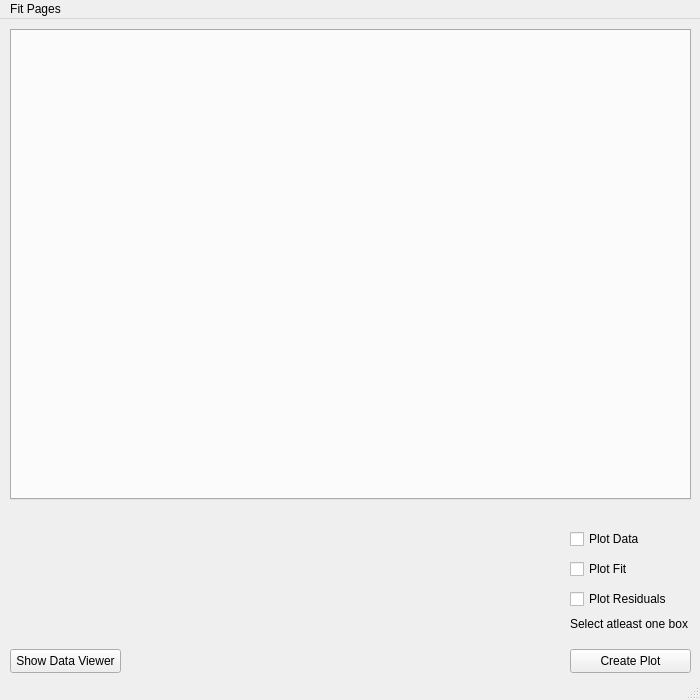
<?xml version="1.0" encoding="UTF-8"?>
<ui version="4.0">
 <class>MainWindow</class>
 <widget class="QMainWindow" name="MainWindow">
  <property name="geometry">
   <rect>
    <x>0</x>
    <y>0</y>
    <width>700</width>
    <height>700</height>
   </rect>
  </property>
  <property name="windowTitle">
   <string>MainWindow</string>
  </property>
  <widget class="QWidget" name="centralwidget">
   <widget class="QPushButton" name="cmdCreatePlot">
    <property name="geometry">
     <rect>
      <x>570</x>
      <y>630</y>
      <width>121</width>
      <height>24</height>
     </rect>
    </property>
    <property name="text">
     <string>Create Plot</string>
    </property>
   </widget>
   <widget class="QCheckBox" name="cbData">
    <property name="geometry">
     <rect>
      <x>570</x>
      <y>510</y>
      <width>120</width>
      <height>20</height>
     </rect>
    </property>
    <property name="text">
     <string>Plot Data</string>
    </property>
   </widget>
   <widget class="QCheckBox" name="cbFit">
    <property name="geometry">
     <rect>
      <x>570</x>
      <y>540</y>
      <width>120</width>
      <height>20</height>
     </rect>
    </property>
    <property name="text">
     <string>Plot Fit</string>
    </property>
   </widget>
   <widget class="QCheckBox" name="cbResiduals">
    <property name="geometry">
     <rect>
      <x>570</x>
      <y>570</y>
      <width>120</width>
      <height>20</height>
     </rect>
    </property>
    <property name="text">
     <string>Plot Residuals</string>
    </property>
   </widget>
   <widget class="QLabel" name="labelWarning">
    <property name="geometry">
     <rect>
      <x>570</x>
      <y>590</y>
      <width>121</width>
      <height>31</height>
     </rect>
    </property>
    <property name="text">
     <string>Select atleast one box</string>
    </property>
    <property name="textFormat">
     <enum>Qt::RichText</enum>
    </property>
   </widget>
   <widget class="QTabWidget" name="fittingTabs">
    <property name="geometry">
     <rect>
      <x>10</x>
      <y>10</y>
      <width>681</width>
      <height>471</height>
     </rect>
    </property>
    <property name="currentIndex">
     <number>-1</number>
    </property>
   </widget>
   <widget class="QPushButton" name="cmdShowDataViewer">
    <property name="geometry">
     <rect>
      <x>10</x>
      <y>630</y>
      <width>111</width>
      <height>24</height>
     </rect>
    </property>
    <property name="text">
     <string>Show Data Viewer</string>
    </property>
   </widget>
  </widget>
  <widget class="QMenuBar" name="menubar">
   <property name="geometry">
    <rect>
     <x>0</x>
     <y>0</y>
     <width>700</width>
     <height>22</height>
    </rect>
   </property>
   <widget class="QMenu" name="menuFitPages">
    <property name="title">
     <string>Fit Pages</string>
    </property>
    <addaction name="actionNewFitPage"/>
   </widget>
   <addaction name="menuFitPages"/>
  </widget>
  <widget class="QStatusBar" name="statusbar"/>
  <action name="actionNewFitPage">
   <property name="text">
    <string>New Fit Page</string>
   </property>
  </action>
 </widget>
 <resources/>
 <connections/>
</ui>
